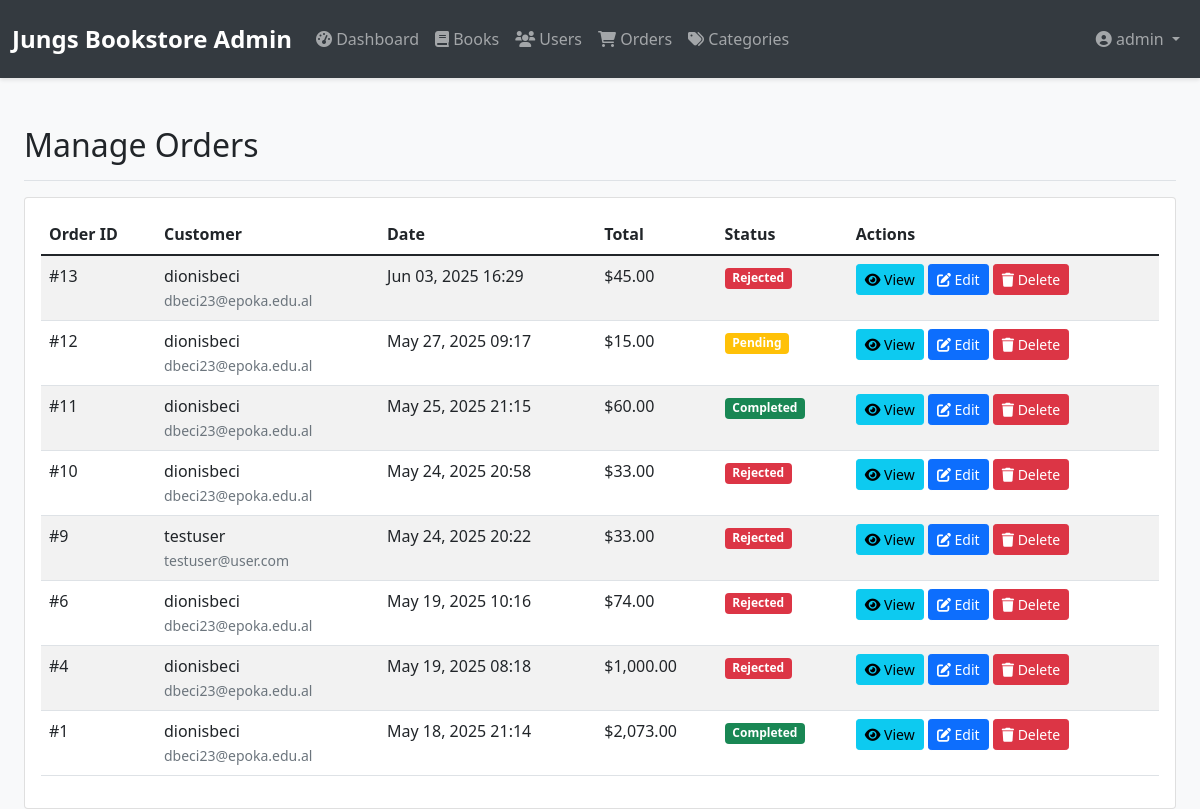
The app's page /admin/orders.php (signed in) with its own data.
### tables this page shows
CREATE TABLE `orders` (
  `id` int(11) NOT NULL,
  `user_id` int(11) NOT NULL,
  `total_amount` decimal(10,2) NOT NULL,
  `status` enum('pending','completed','rejected') DEFAULT 'pending',
  `order_date` timestamp NOT NULL DEFAULT current_timestamp()
);

CREATE TABLE `users` (
  `id` int(11) NOT NULL,
  `username` varchar(50) NOT NULL,
  `name` varchar(50) NOT NULL,
  `surname` varchar(50) NOT NULL,
  `email` varchar(100) NOT NULL,
  `password` varchar(255) NOT NULL,
  `user_type` enum('admin','user') DEFAULT 'user',
  `profile_picture` varchar(255) DEFAULT NULL,
  `created_at` timestamp NOT NULL DEFAULT current_timestamp()
);

### admin/orders.php (the view, shortened to what this page needs)
<?php
require_once '../config/database.php';
include 'includes/header.php';
$sql = "SELECT o.*, u.username, u.email
        FROM orders o
        JOIN users u ON o.user_id = u.id
        ORDER BY o.order_date DESC";
$orders = mysqli_query($conn, $sql);
?>
<div class="container-fluid">
    <div class="row">
        <main class="col-12 px-md-4">
            <div class="d-flex justify-content-between flex-wrap flex-md-nowrap align-items-center pt-3 pb-2 mb-3 border-bottom">
                <h1 class="h2">Manage Orders</h1>
            </div>
            <div class="card">
                <div class="card-body">
                    <div class="table-responsive">
                        <table class="table table-striped">
                            <thead>
                                <tr>
                                    <th>Order ID</th>
                                    <th>Customer</th>
                                    <th>Date</th>
                                    <th>Total</th>
                                    <th>Status</th>
                                    <th>Actions</th>
                                </tr>
                            </thead>
                            <tbody>
                                <?php while ($order = mysqli_fetch_assoc($orders)): ?>
                                    <tr>
                                        <td>#<?php echo $order['id']; ?></td>
                                        <td>
                                            <?php echo htmlspecialchars($order['username']); ?><br>
                                            <small class="text-muted"><?php echo htmlspecialchars($order['email']); ?></small>
                                        </td>
                                        <td><?php echo date('M d, Y H:i', strtotime($order['order_date'])); ?></td>
                                        <td>$<?php echo number_format($order['total_amount'], 2); ?></td>
                                        <td>
                                            <span class="badge bg-<?php
                                                echo $order['status'] === 'completed' ? 'success' :
                                                    ($order['status'] === 'pending' ? 'warning' : 'danger');
                                            ?>">
                                                <?php echo ucfirst($order['status']); ?>
                                            </span>
                                        </td>
                                        <td>
                                            <button type="button" class="btn btn-sm btn-info"
                                                    onclick="viewOrder(<?php echo $order['id']; ?>)">
                                                <i class="fas fa-eye"></i> View
                                            </button>
                                            <button type="button" class="btn btn-sm btn-primary"
                                                    onclick="editOrder(<?php echo htmlspecialchars(json_encode($order)); ?>)">
                                                <i class="fas fa-edit"></i> Edit
                                            </button>
                                            <button type="button" class="btn btn-sm btn-danger"
                                                    onclick="confirmDelete(<?php echo $order['id']; ?>)">
                                                <i class="fas fa-trash"></i> Delete
                                            </button>
                                        </td>
                                    </tr>
                                <?php endwhile; ?>
                            </tbody>
                        </table>
                    </div>
                </div>
            </div>
        </main>
    </div>
</div>
</body>
</html>

### assets/css/style.css (style rules this page uses)
body { min-height: 100vh; display: flex; flex-direction: column; background-color: #f8f9fa; }
.btn-primary { background-color: #0d6efd; border-color: #0d6efd; }

### records on screen
orders: id "13", user.username "dionisbeci", user.email "dbeci23@epoka.edu.al", order_date "Jun 03, 2025 16:29", total_amount "45.00", status "Rejected"
orders: id "12", user.username "dionisbeci", user.email "dbeci23@epoka.edu.al", order_date "May 27, 2025 09:17", total_amount "15.00", status "Pending"
orders: id "11", user.username "dionisbeci", user.email "dbeci23@epoka.edu.al", order_date "May 25, 2025 21:15", total_amount "60.00", status "Completed"
orders: id "10", user.username "dionisbeci", user.email "dbeci23@epoka.edu.al", order_date "May 24, 2025 20:58", total_amount "33.00", status "Rejected"
orders: id "9", user.username "testuser", user.email "testuser@user.com", order_date "May 24, 2025 20:22", total_amount "33.00", status "Rejected"
orders: id "6", user.username "dionisbeci", user.email "dbeci23@epoka.edu.al", order_date "May 19, 2025 10:16", total_amount "74.00", status "Rejected"
orders: id "4", user.username "dionisbeci", user.email "dbeci23@epoka.edu.al", order_date "May 19, 2025 08:18", total_amount "1,000.00", status "Rejected"
orders: id "1", user.username "dionisbeci", user.email "dbeci23@epoka.edu.al", order_date "May 18, 2025 21:14", total_amount "2,073.00", status "Completed"

### other values on screen
$_SESSION['username'] "admin"
